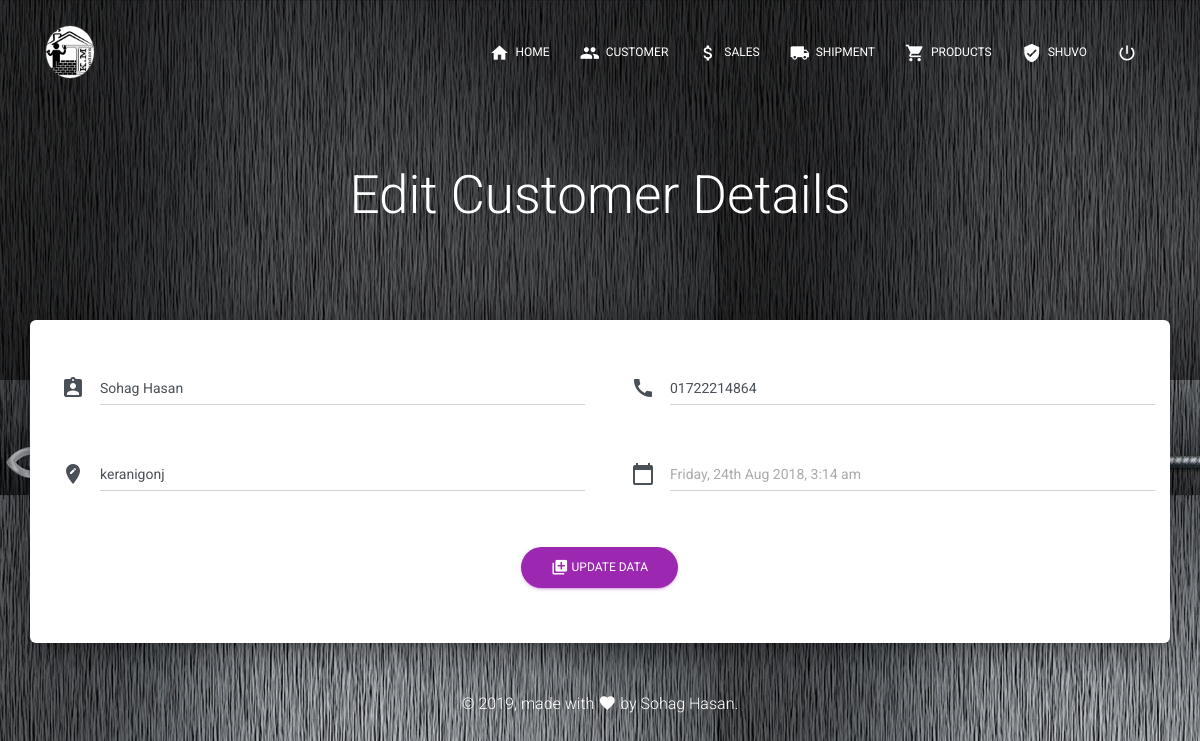
The app's page /edit_customer.php?phone=01722214864 (signed in) with its own data.
### tables this page shows
CREATE TABLE `customer_details` (
  `customer_id` int(11) NOT NULL,
  `customer_name` varchar(200) NOT NULL,
  `customer_phone` varchar(16) NOT NULL,
  `customer_address` varchar(500) NOT NULL,
  `customer_datetime` varchar(100) NOT NULL,
  `total_due` int(11) NOT NULL
);

### class/PageContent.php (called while the page is built, shortened)
<?php
	class PageContent{
		public function get_header(){
			require_once('includes/header.php');
		}
		public function get_content($content){
			include_once($content.'.php');
		}
		public function get_footer(){
			require_once('includes/footer.php');
		}
	}
?>

### edit_customer.php (called while the page is built, shortened)
<?php  session_start();
  require_once('functions/function.php');
  $oPageContent->get_header();
  $oPageContent->get_content('customer/customer_edit');
 ?>

### class/Database.php (called while the page is built, shortened)
<?php
	class Database{
		function fquery($sql){
			$servername = "localhost";
			$username = "makor4sha_root";
            $password = "adgjmptw440";
            $dbname = "makor4sha_kmtraders";
			$conn = new mysqli($servername, $username, $password, $dbname);
    		return $conn->query($sql);
		}
	}
?>

### customer/customer_edit.php (the view, shortened to what this page needs)
<?php
$oDatabase= new Database();
if(isset($_GET['phone']))
  {
    $number = $_GET['phone'];
    $sql = "SELECT * FROM customer_details WHERE customer_phone='$number'";
    $result = $oDatabase->fquery($sql);
    $row = $result->fetch_assoc();
  }else {
    header('Location: index.php');
  }
 ?>
  <div class="page-header header-filter" data-parallax="true">
    <div class="container">
      <div class="row">
        <div class="col-md-12 text-center">
          <div class="brand">
            <h1>Edit Customer Details</h1>
          </div>
        </div>
      </div>
    </div>
  </div>
  <form class="" action="form.php" method="post">
  <div class="main main-raised">
    <div class="profile-content">
      <div class="container">
        <div class="row">
            <div class="col-md-6">
              <div class="space-50"></div>
              <div class="input-group">
                <div class="input-group-prepend">
                  <span class="input-group-text">
                      <i class="material-icons">assignment_ind</i>
                  </span>
                </div>
                <input type="text" class="form-control" name="name" value="<?php echo $row['customer_name']; ?>"/>
              </div>
            </div>
            <div class="col-md-6">
              <div class="space-50"></div>
              <div class="input-group">
                <div class="input-group-prepend">
                  <span class="input-group-text">
                      <i class="material-icons">call</i>
                  </span>
                </div>
                <input type="text" class="form-control" name="phone" value="<?php echo $row['customer_phone']; ?>"/>
              </div>
            </div>
            <div class="col-md-6">
              <div class="space-50"></div>
              <div class="input-group">
                <div class="input-group-prepend">
                  <span class="input-group-text">
                      <i class="material-icons">edit_location</i>
                  </span>
                </div>
                <input type="text" class="form-control" name="address" value="<?php echo $row['customer_address']; ?>"/>
              </div>
            </div>
            <div class="col-md-6">
              <div class="space-50"></div>
              <div class="input-group">
                <div class="input-group-prepend">
                  <span class="input-group-text">
                      <i class="material-icons">calendar_today</i>
                  </span>
                </div>
                <input type="text" class="form-control datetimepicker" name="datetime" value="<?php echo $row['customer_datetime']; ?>" placeholder="<?php echo $row['customer_datetime']; ?>" />
              </div>
            </div>
            <div class="col-md-12 text-center">
              <div class="space-50"></div>
              <button class="btn btn-primary btn-round">
                <i class="material-icons">library_add</i> Update Data
              </button>
            </div>
          </div>
          <div class="space-50"></div>
        </div>
      </div>
    </div>
  </form>

### assets/demo/demo.css (style rules this page uses)
.space-50 { height: 50px; display: block; }

### records on screen
customer_details: name "Sohag Hasan", phone "01722214864", address "keranigonj", datetime "Friday, 24th Aug 2018, 3:14 am"

### other values on screen
$_SESSION['username'] "SHUVO"
